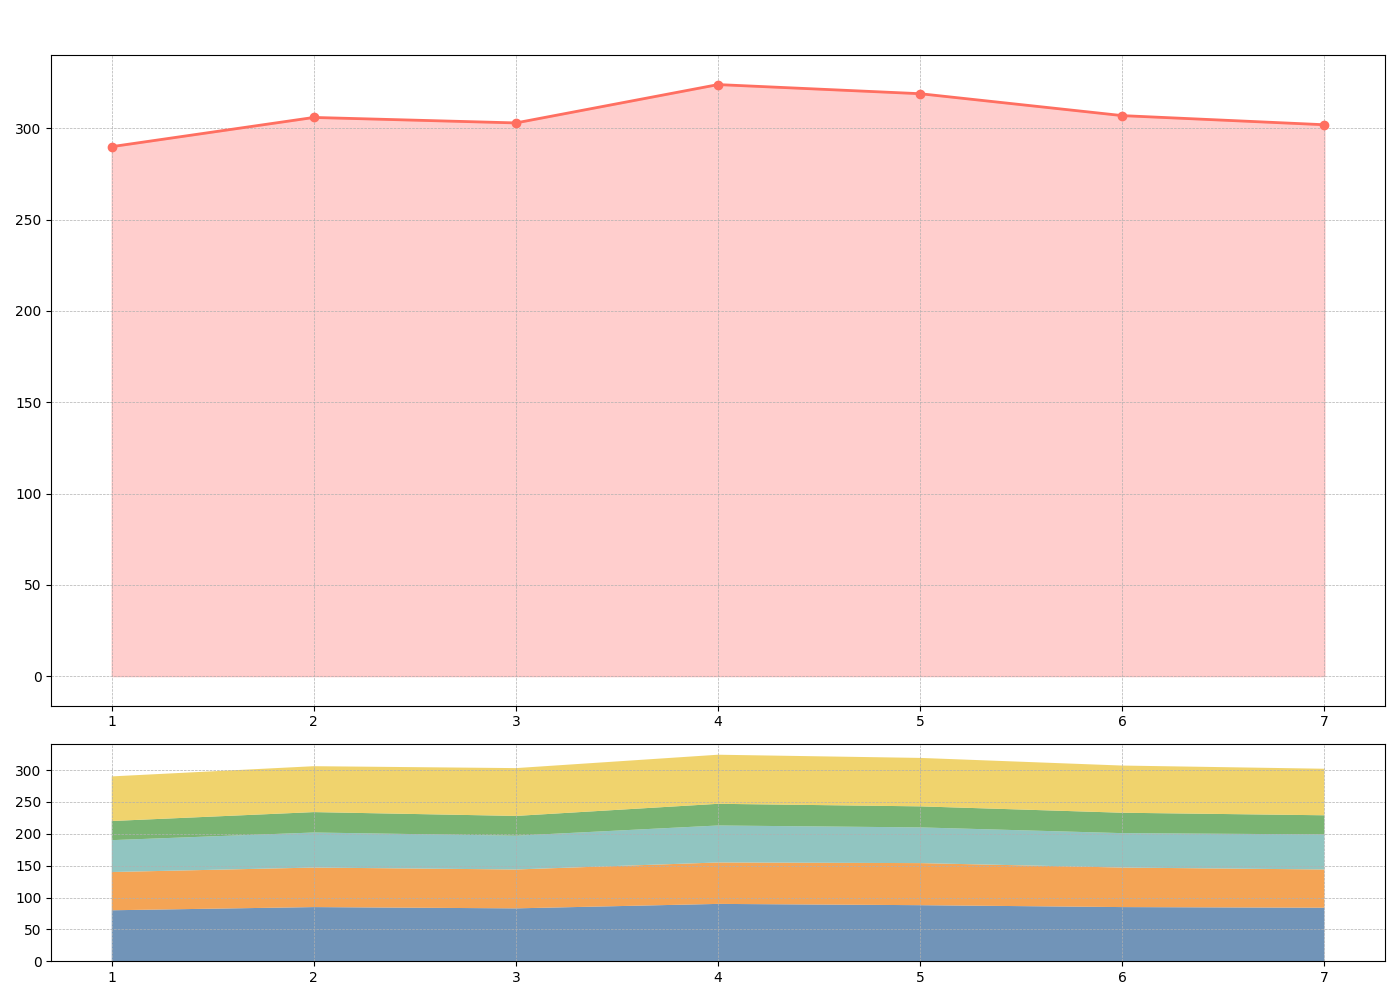

Write Python code to recreate this figure.
import matplotlib.pyplot as plt
import numpy as np

days = np.arange(1, 8)

software_dev = np.array([80, 85, 83, 90, 88, 85, 84])
marketing = np.array([60, 62, 61, 65, 66, 62, 60])
sales = np.array([50, 55, 53, 58, 56, 54, 55])
hr = np.array([30, 32, 31, 34, 33, 32, 30])
customer_support = np.array([70, 72, 75, 77, 76, 74, 73])

data = np.vstack([software_dev, marketing, sales, hr, customer_support])

fig, axs = plt.subplots(2, 1, figsize=(14, 10), gridspec_kw={'height_ratios': [3, 1]})

# Line Plot for Total Productivity
total_productivity = data.sum(axis=0)
axs[0].plot(days, total_productivity, color='#ff6f61', linestyle='-', marker='o', linewidth=2)
axs[0].fill_between(days, 0, total_productivity, color='#ff9e9d', alpha=0.5)
axs[0].set_xticks(days)
axs[0].grid(True, linestyle='--', linewidth=0.5)

# Stacked Area Chart for Daily Productivity by Department
axs[1].stackplot(days, data, 
                 colors=['#4e79a7', '#f28e2b', '#76b7b2', '#59a14f', '#edc948'], alpha=0.8)
axs[1].set_xticks(days)
axs[1].grid(True, linestyle='--', linewidth=0.5)

plt.tight_layout(rect=[0, 0, 1, 0.96])

plt.show()
